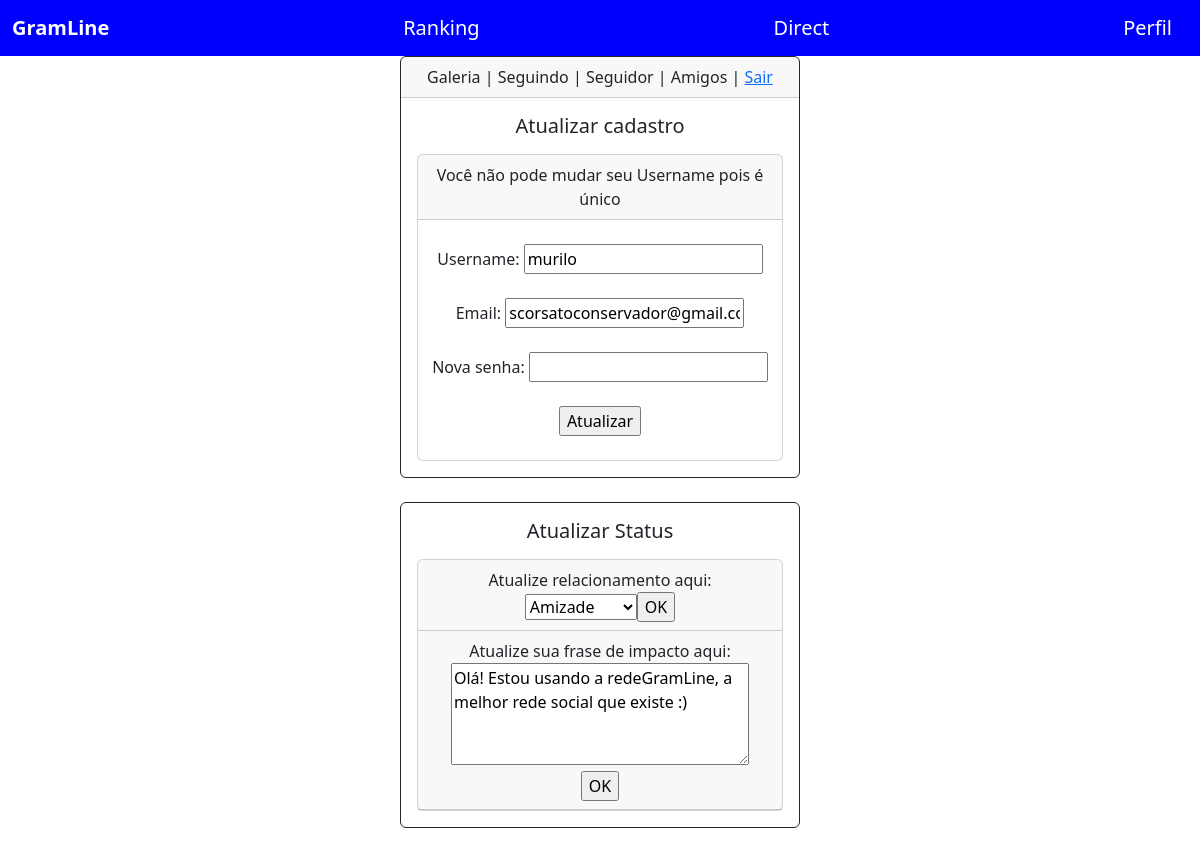
The app's page /index/perfil/atualizar/perfil (signed in), older data.
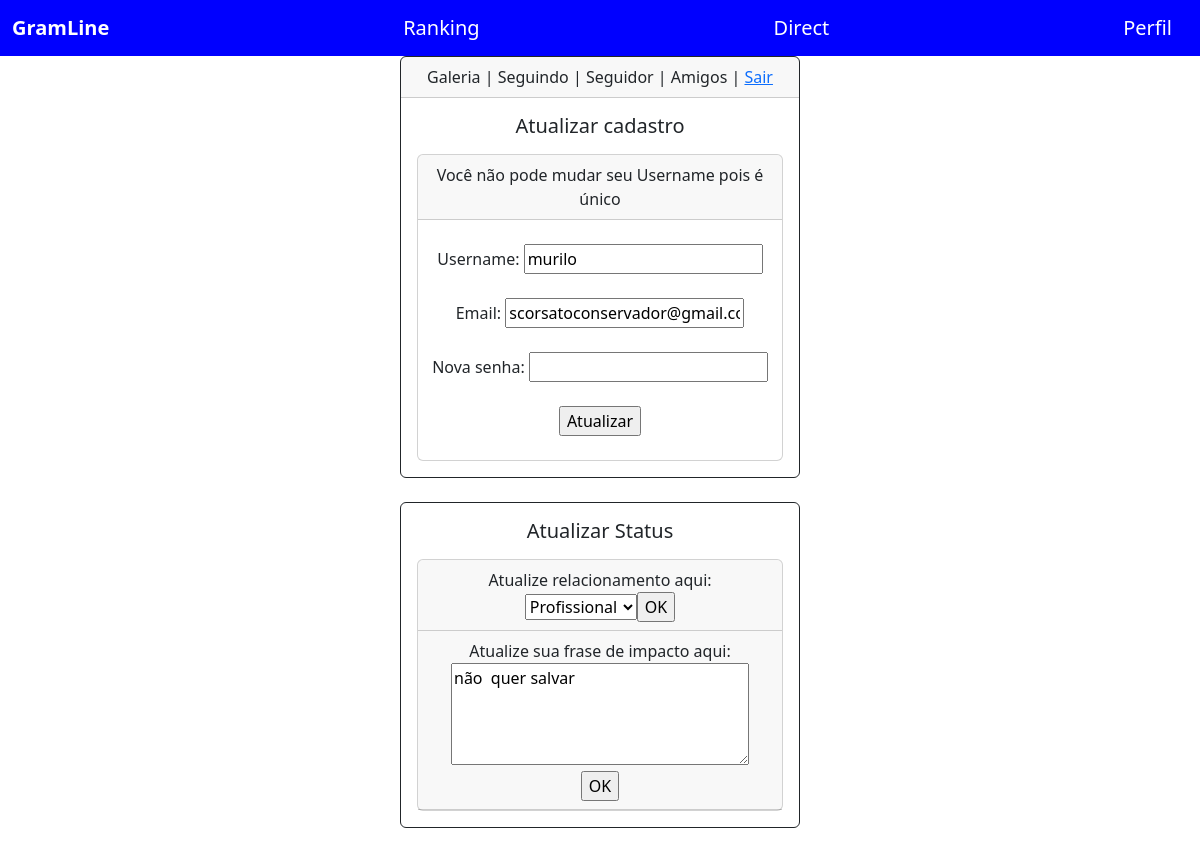
The same page, newer data.
### atualizar_perfil/models.py (models this page shows)
class StatusRelacionamento(models.Model):
    status_relacionamento = models.ForeignKey(User, on_delete=models.CASCADE)
    relacionamento = models.CharField(max_length=30)

class StatusFrase(models.Model):
    status_frase = models.ForeignKey(User, on_delete=models.CASCADE)
    frase = models.CharField(max_length=255)

### atualizar_perfil/views.py (the view, shortened to what this page needs)
# urls.py: path('index/perfil/atualizar/perfil', views.atualizar_perfil, name='atualizar_perfil'),
@login_required
def atualizar_perfil(request):
    if request.method == 'GET':
        email = request.user.email
        username = request.user.username
        user = request.user
        try:
            frase = StatusFrase.objects.get(status_frase=user).frase
        except StatusFrase.DoesNotExist:
            frase = "Olá! Estou usando a redeGramLine, a melhor rede social que existe :)"
        try:
            opcao_relacionamento = StatusRelacionamento.objects.get(status_relacionamento=user).relacionamento
        except:
            opcao_relacionamento = 'Amizade'
        return render(request, 'atualizar_perfil.html', {
            'email': email,
            'username': username,
            'frase': frase,
            'opcao_relacionamento': opcao_relacionamento
        })

### atualizar_perfil/templates/atualizar_perfil.html (shortened to what this page needs)
{% load static %}
<!doctype html>
<html lang="en" xmlns="http://www.w3.org/1999/html" xmlns="http://www.w3.org/1999/html">
  <head>
    <link href="https://cdn.jsdelivr.net/npm/bootstrap@5.3.0-alpha2/dist/css/bootstrap.min.css" rel="stylesheet">
  </head>
  <body>
<nav class="navbar navbar-expand-lg" style="background-color: blue;">
    <div class="container-fluid">
        <a class="navbar-brand" href="{% url 'indexplataforma' %}" style="color: white;"><b>GramLine</b></a>
        <a class="navbar-brand" href="{% url 'indexranking' %}" style="color: white;">Ranking</a>
        <a class="navbar-brand" href="#" style="color: white;">Direct</a>
        <a class="navbar-brand" href="{% url 'indexperfil' %}" style="color: white;">Perfil</a>
    </div>
</nav>
<center>
<div class="card border-dark mb-4" style="max-width: 25rem;">
  <div class="card-header"><center>
    Galeria | Seguindo | Seguidor | Amigos | <a href="{% url 'sair' %}">Sair</a>
</center></div>
  <div class="card-body">
    <h5 class="card-title">Atualizar cadastro</h5>
      <div class="card text-center">
  <div class="card-header">
     Você não pode mudar seu Username pois é único
  </div>
          <br>
<form method="post" action="{% url 'atualizar_perfil' %}">
    <label for="email">Username: </label>
    <input type="text" id="username" name="username" value="{{ username }}" readonly><br><br>
    <label for="nova_senha">Email: </label>
    <input type="text" id="email" name="email" value="{{ email }}"><br><br>
    <label for="nova_senha">Nova senha: </label>
    <input type="password" id="nova_senha" name="nova_senha"><br><br>
    <input type="submit" value="Atualizar">
</form>
          <br>
      </div>
  </div>
</div>
<div class="card border-dark mb-4" style="max-width: 25rem;">
<div class="card-body">
    <h5 class="card-title">Atualizar Status</h5>
      <div class="card text-center">
  <div class="card-header">
      <form action="{% url 'atualizar_perfil' %}" method="post">{% csrf_token %}
    Atualize relacionamento aqui:
      <select name="relacionamento">
        <option value="{{ opcao_relacionamento }}">{{ opcao_relacionamento }}</option>
      </select><input type="submit" value="OK">
      </form>
  </div>
           <div class="card-header">
               <form action="{% url 'atualizar_perfil' %}" method="post">{% csrf_token %}
Atualize sua frase de impacto aqui: <textarea rows="4" cols="30" name="frase">{{ frase }}{{ status_frase.frase }}</textarea>
<input type="submit" value="OK">
</form>
  </div>
      </div>
  </div>
</div>
</center>
  </body>
</html>

Row changes from the older to the newer data that the page shows:
added StatusRelacionamento: relacionamento "Profissional"
added StatusFrase: frase "não quer salvar"
Text that changed along with them:
form field relacionamento: "Amizade" → (not shown)
form field frase: "Olá! Estou usando a redeGramLine, a melhor rede social que existe :)" → (not shown)
